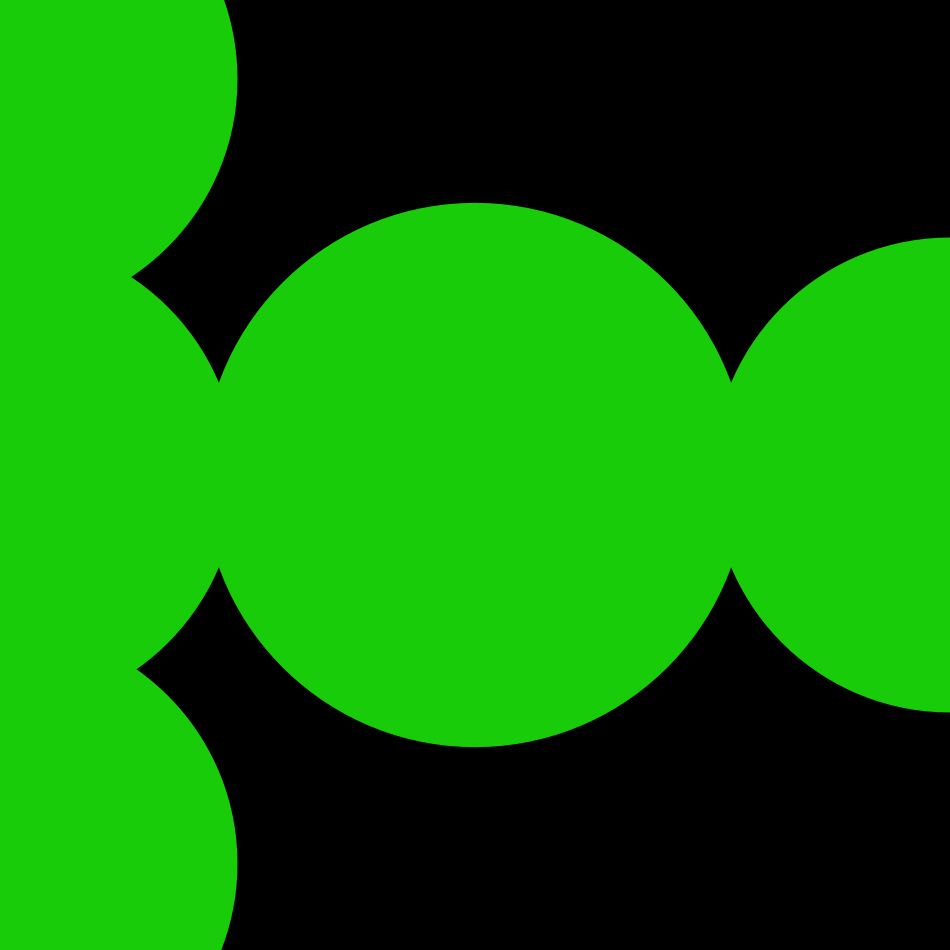
Frame 1 (no input)
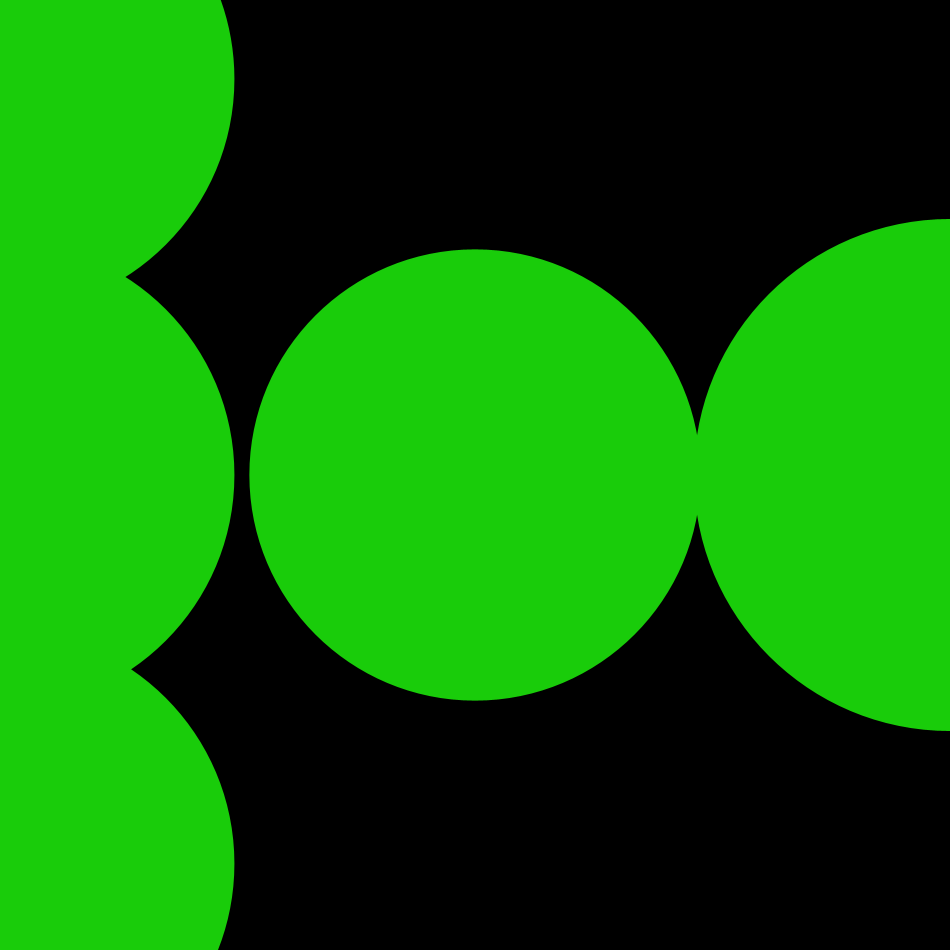
Frame 60 (the mouse pressed at the canvas centre just before this capture)
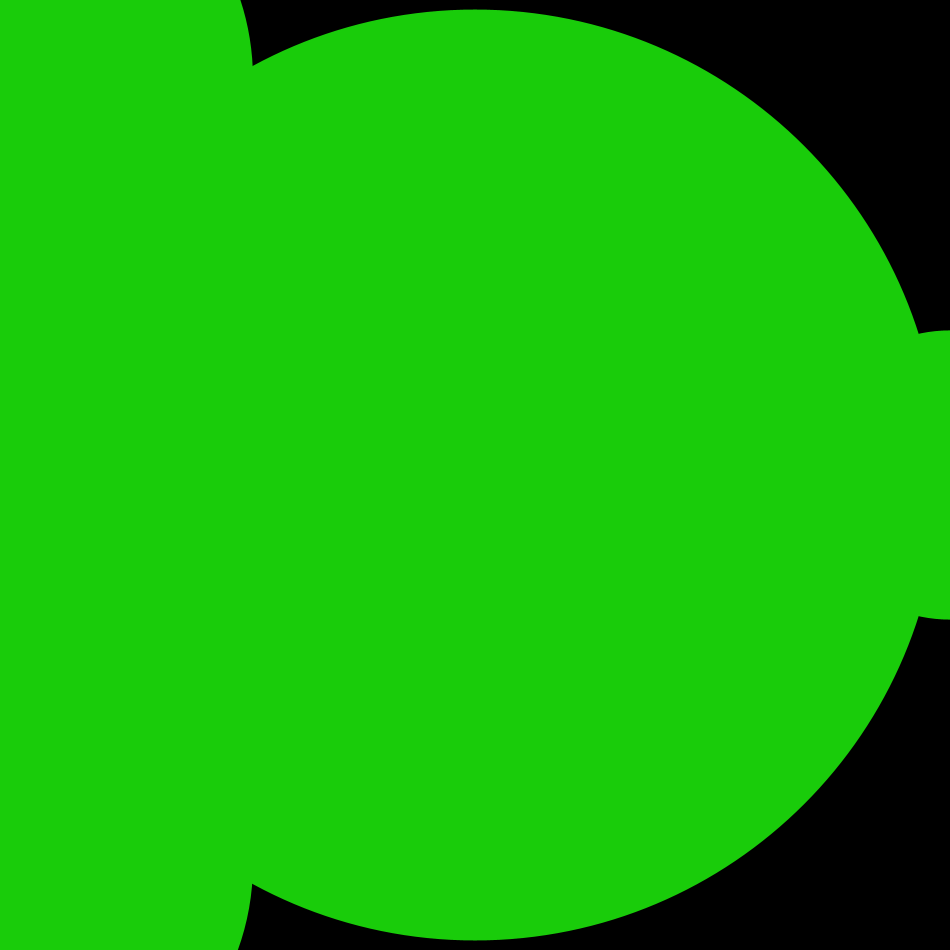
Frame 120 (the mouse held since frame 60 and released just before this capture)

The Processing sketch that drew these frames (run headless with seeded random() and noise(); from frame 60 on, the mouse is pressed at the canvas centre):

// Processing sketch: processing_96974
// ── processing_96974.pde


float diameter; 
float angle = 0;

void setup() {
  size(950, 950);
  diameter = height - 20;
  noStroke();
  noStroke();
  fill(25, 204, 10);
}

void draw() {
  
  background(0);

  float d1 = 10 + (sin(angle) * diameter/30) + diameter/2;
  float d2 = 10 + (sin(angle + PI/21) * diameter/2) + diameter/2;
  float d3 = 10 + (sin(angle + PI) * diameter/5) + diameter/2;
  
  ellipse(0, height/12, d1, d1);
  ellipse(0, height/2, d1, d1);
  ellipse(0, height/1.1, d1, d1);
  ellipse(width/2, height/2, d2, d2);
  ellipse(width, height/2, d3, d3);
  
  angle += 2.02;
}
